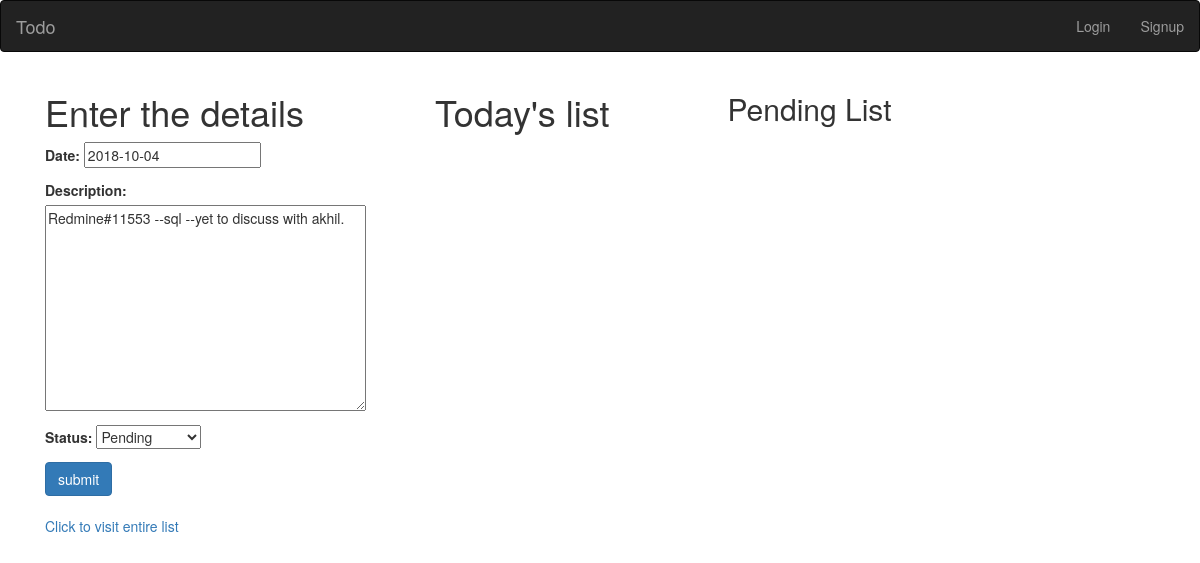
/todo/edit/136, run on the app's committed database.
### Todoapp/models.py (models this page shows, shortened)
class Todomodel(models.Model):
	CHOICES_STATUS = (('1', 'Pending',), ('2', 'Done',),('3','Not Required'),('4','Delete'))
	date = models.DateField(default = date.today()) #date.today()
	description = models.TextField(max_length = 500,blank=False)
	status = models.CharField(choices=CHOICES_STATUS,max_length=10,default='Pending')
	employee_num = models.ForeignKey(User,on_delete=models.CASCADE)

### Todoapp/views.py (the view, shortened to what this page needs)
# urls.py: url(r'edit/(?P<item_id>[0-9]+)',views.edit,name = 'edit'),
def edit(request,item_id=None):
	item = Todomodel.objects.get(pk = item_id)
	todoform = Todoform(request.POST or None,instance = item)
	context = { 'date' : item.date,
				'description' : item.description,
				'todoform' : todoform,
				}
	return render(request,'Todoapp/register.html',context)

### Todoapp/forms.py
class Todoform(forms.ModelForm):
	class Meta:
		model = Todomodel
		fields = ['date','description','status']

### Todoapp/templates/Todoapp/register.html (shortened to what this page needs)
{%extends 'base.html'%}
{%block body%}
	<div class="container">
		<div class="row">
		    <div class="col-sm-4">
			<h1>Enter the details</h1>
				<form method = "POST">
					{{todoform.as_p}}
				    <button class="btn btn-primary" type = 'submit'>submit</button>
				</form><br/>
				<a href="{% url 'todoapp:list' %}">Click to visit entire list</a>
			</div>
		    <div class="col-sm-3">
			<h1>Today's list</h1>
			</div>
			<div class="col-sm-5">
			<h2>Pending List</h2>
			</div>
		</div>
	</div>
{% endblock %}

### data on the page
Todomodel: date "2018-10-04", description "Redmine#11553 --sql --yet to discuss with akhil.", status "Pending"
